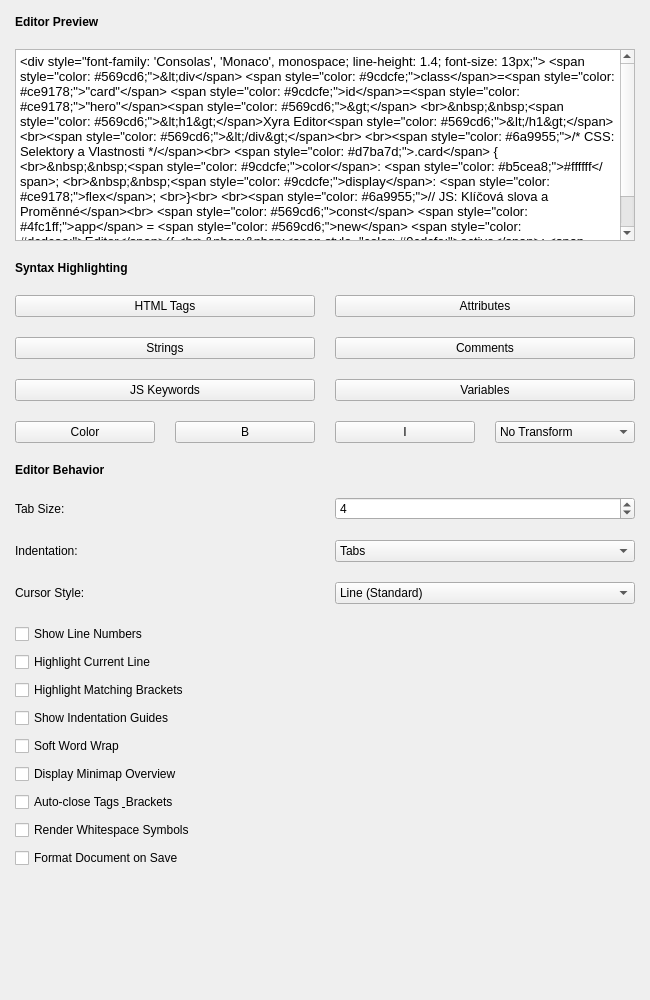
<?xml version="1.0" encoding="UTF-8"?>
<ui version="4.0">
 <class>sourcePage</class>
 <widget class="QWidget" name="sourcePage">
  <property name="geometry">
   <rect>
    <x>0</x>
    <y>0</y>
    <width>650</width>
    <height>1000</height>
   </rect>
  </property>
  <layout class="QVBoxLayout" name="mainLayout">
   <property name="spacing">
    <number>0</number>
   </property>
   <property name="margin" stdset="0">
    <number>0</number>
   </property>
   <item>
    <widget class="QScrollArea" name="sa_source_code">
     <property name="frameShape">
      <enum>QFrame::NoFrame</enum>
     </property>
     <property name="widgetResizable">
      <bool>true</bool>
     </property>
     <widget class="QWidget" name="sourceCodeScrollContent">
      <property name="geometry">
       <rect>
        <x>0</x>
        <y>0</y>
        <width>650</width>
        <height>1000</height>
       </rect>
      </property>
      <layout class="QVBoxLayout" name="sourceCodeScrollLayout">
       <property name="spacing">
        <number>20</number>
       </property>
       <property name="margin" stdset="0">
        <number>15</number>
       </property>
       <item>
        <widget class="QLabel" name="l_pre">
         <property name="text">
          <string>&lt;b&gt;Editor Preview&lt;/b&gt;</string>
         </property>
        </widget>
       </item>
       <item>
        <widget class="QTextEdit" name="te_preview">
         <property name="minimumSize">
          <size>
           <width>0</width>
           <height>140</height>
          </size>
         </property>
         <property name="readOnly">
          <bool>true</bool>
         </property>
         <property name="html">
          <string>&lt;!DOCTYPE HTML PUBLIC &quot;-//W3C//DTD HTML 4.0//EN&quot; &quot;http://www.w3.org/TR/REC-html40/strict.dtd&quot;&gt;
&lt;html&gt;&lt;head&gt;&lt;meta name=&quot;qrichtext&quot; content=&quot;1&quot; /&gt;&lt;meta charset=&quot;utf-8&quot; /&gt;&lt;style type=&quot;text/css&quot;&gt;
p, li { white-space: pre-wrap; }
hr { height: 1px; border-width: 0; }
li.unchecked::marker { content: &quot;\2610&quot;; }
li.checked::marker { content: &quot;\2612&quot;; }
&lt;/style&gt;&lt;/head&gt;&lt;body style=&quot; font-family:'Ubuntu'; font-size:10pt; font-weight:400; font-style:normal;&quot;&gt;
&lt;p style=&quot; margin-top:0px; margin-bottom:0px; margin-left:0px; margin-right:0px; -qt-block-indent:0; text-indent:0px;&quot;&gt;&amp;lt;div style=&amp;quot;font-family: 'Consolas', 'Monaco', monospace; line-height: 1.4; font-size: 13px;&amp;quot;&amp;gt; &amp;lt;span style=&amp;quot;color: #569cd6;&amp;quot;&amp;gt;&amp;amp;lt;div&amp;lt;/span&amp;gt; &amp;lt;span style=&amp;quot;color: #9cdcfe;&amp;quot;&amp;gt;class&amp;lt;/span&amp;gt;=&amp;lt;span style=&amp;quot;color: #ce9178;&amp;quot;&amp;gt;&amp;quot;card&amp;quot;&amp;lt;/span&amp;gt; &amp;lt;span style=&amp;quot;color: #9cdcfe;&amp;quot;&amp;gt;id&amp;lt;/span&amp;gt;=&amp;lt;span style=&amp;quot;color: #ce9178;&amp;quot;&amp;gt;&amp;quot;hero&amp;quot;&amp;lt;/span&amp;gt;&amp;lt;span style=&amp;quot;color: #569cd6;&amp;quot;&amp;gt;&amp;amp;gt;&amp;lt;/span&amp;gt; &amp;lt;br&amp;gt;&amp;amp;nbsp;&amp;amp;nbsp;&amp;lt;span style=&amp;quot;color: #569cd6;&amp;quot;&amp;gt;&amp;amp;lt;h1&amp;amp;gt;&amp;lt;/span&amp;gt;Xyra Editor&amp;lt;span style=&amp;quot;color: #569cd6;&amp;quot;&amp;gt;&amp;amp;lt;/h1&amp;amp;gt;&amp;lt;/span&amp;gt; &amp;lt;br&amp;gt;&amp;lt;span style=&amp;quot;color: #569cd6;&amp;quot;&amp;gt;&amp;amp;lt;/div&amp;amp;gt;&amp;lt;/span&amp;gt;&amp;lt;br&amp;gt; &amp;lt;br&amp;gt;&amp;lt;span style=&amp;quot;color: #6a9955;&amp;quot;&amp;gt;/* CSS: Selektory a Vlastnosti */&amp;lt;/span&amp;gt;&amp;lt;br&amp;gt; &amp;lt;span style=&amp;quot;color: #d7ba7d;&amp;quot;&amp;gt;.card&amp;lt;/span&amp;gt; { &amp;lt;br&amp;gt;&amp;amp;nbsp;&amp;amp;nbsp;&amp;lt;span style=&amp;quot;color: #9cdcfe;&amp;quot;&amp;gt;color&amp;lt;/span&amp;gt;: &amp;lt;span style=&amp;quot;color: #b5cea8;&amp;quot;&amp;gt;#ffffff&amp;lt;/span&amp;gt;; &amp;lt;br&amp;gt;&amp;amp;nbsp;&amp;amp;nbsp;&amp;lt;span style=&amp;quot;color: #9cdcfe;&amp;quot;&amp;gt;display&amp;lt;/span&amp;gt;: &amp;lt;span style=&amp;quot;color: #ce9178;&amp;quot;&amp;gt;flex&amp;lt;/span&amp;gt;; &amp;lt;br&amp;gt;}&amp;lt;br&amp;gt; &amp;lt;br&amp;gt;&amp;lt;span style=&amp;quot;color: #6a9955;&amp;quot;&amp;gt;// JS: Klíčová slova a Proměnné&amp;lt;/span&amp;gt;&amp;lt;br&amp;gt; &amp;lt;span style=&amp;quot;color: #569cd6;&amp;quot;&amp;gt;const&amp;lt;/span&amp;gt; &amp;lt;span style=&amp;quot;color: #4fc1ff;&amp;quot;&amp;gt;app&amp;lt;/span&amp;gt; = &amp;lt;span style=&amp;quot;color: #569cd6;&amp;quot;&amp;gt;new&amp;lt;/span&amp;gt; &amp;lt;span style=&amp;quot;color: #dcdcaa;&amp;quot;&amp;gt;Editor&amp;lt;/span&amp;gt;({ &amp;lt;br&amp;gt;&amp;amp;nbsp;&amp;amp;nbsp;&amp;lt;span style=&amp;quot;color: #9cdcfe;&amp;quot;&amp;gt;active&amp;lt;/span&amp;gt;: &amp;lt;span style=&amp;quot;color: #569cd6;&amp;quot;&amp;gt;true&amp;lt;/span&amp;gt;, &amp;lt;br&amp;gt;&amp;amp;nbsp;&amp;amp;nbsp;&amp;lt;span style=&amp;quot;color: #9cdcfe;&amp;quot;&amp;gt;version&amp;lt;/span&amp;gt;: &amp;lt;span style=&amp;quot;color: #b5cea8;&amp;quot;&amp;gt;2.0&amp;lt;/span&amp;gt; &amp;lt;br&amp;gt;});&lt;/p&gt;&lt;/body&gt;&lt;/html&gt;</string>
         </property>
        </widget>
       </item>
       <item>
        <widget class="QLabel" name="l_syn">
         <property name="text">
          <string>&lt;b&gt;Syntax Highlighting&lt;/b&gt;</string>
         </property>
        </widget>
       </item>
       <item>
        <layout class="QGridLayout" name="grid_syntax">
         <item row="0" column="0">
          <widget class="QPushButton" name="btn_sel_tags">
           <property name="text">
            <string>HTML Tags</string>
           </property>
           <property name="checkable">
            <bool>true</bool>
           </property>
          </widget>
         </item>
         <item row="0" column="1">
          <widget class="QPushButton" name="btn_sel_attrs">
           <property name="text">
            <string>Attributes</string>
           </property>
           <property name="checkable">
            <bool>true</bool>
           </property>
          </widget>
         </item>
         <item row="1" column="0">
          <widget class="QPushButton" name="btn_sel_strings">
           <property name="text">
            <string>Strings</string>
           </property>
           <property name="checkable">
            <bool>true</bool>
           </property>
          </widget>
         </item>
         <item row="1" column="1">
          <widget class="QPushButton" name="btn_sel_comments">
           <property name="text">
            <string>Comments</string>
           </property>
           <property name="checkable">
            <bool>true</bool>
           </property>
          </widget>
         </item>
         <item row="2" column="0">
          <widget class="QPushButton" name="btn_sel_keywords">
           <property name="text">
            <string>JS Keywords</string>
           </property>
           <property name="checkable">
            <bool>true</bool>
           </property>
          </widget>
         </item>
         <item row="2" column="1">
          <widget class="QPushButton" name="btn_sel_variables">
           <property name="text">
            <string>Variables</string>
           </property>
           <property name="checkable">
            <bool>true</bool>
           </property>
          </widget>
         </item>
        </layout>
       </item>
       <item>
        <layout class="QHBoxLayout" name="lay_tools">
         <item>
          <widget class="QPushButton" name="btn_style_color">
           <property name="text">
            <string>Color</string>
           </property>
          </widget>
         </item>
         <item>
          <widget class="QPushButton" name="btn_style_bold">
           <property name="text">
            <string>B</string>
           </property>
           <property name="checkable">
            <bool>true</bool>
           </property>
          </widget>
         </item>
         <item>
          <widget class="QPushButton" name="btn_style_italic">
           <property name="text">
            <string>I</string>
           </property>
           <property name="checkable">
            <bool>true</bool>
           </property>
          </widget>
         </item>
         <item>
          <widget class="QComboBox" name="cb_style_transform">
           <item>
            <property name="text">
             <string>No Transform</string>
            </property>
           </item>
           <item>
            <property name="text">
             <string>UPPERCASE</string>
            </property>
           </item>
           <item>
            <property name="text">
             <string>lowercase</string>
            </property>
           </item>
          </widget>
         </item>
        </layout>
       </item>
       <item>
        <widget class="QLabel" name="l_beh">
         <property name="text">
          <string>&lt;b&gt;Editor Behavior&lt;/b&gt;</string>
         </property>
        </widget>
       </item>
       <item>
        <layout class="QGridLayout" name="grid_beh">
         <item row="0" column="0">
          <widget class="QLabel" name="l_t">
           <property name="text">
            <string>Tab Size:</string>
           </property>
          </widget>
         </item>
         <item row="0" column="1">
          <widget class="QSpinBox" name="sb_tab_size">
           <property name="value">
            <number>4</number>
           </property>
          </widget>
         </item>
         <item row="1" column="0">
          <widget class="QLabel" name="l_i">
           <property name="text">
            <string>Indentation:</string>
           </property>
          </widget>
         </item>
         <item row="1" column="1">
          <widget class="QComboBox" name="cb_indent_style">
           <item>
            <property name="text">
             <string>Tabs</string>
            </property>
           </item>
           <item>
            <property name="text">
             <string>Spaces</string>
            </property>
           </item>
          </widget>
         </item>
         <item row="2" column="0">
          <widget class="QLabel" name="l_cur">
           <property name="text">
            <string>Cursor Style:</string>
           </property>
          </widget>
         </item>
         <item row="2" column="1">
          <widget class="QComboBox" name="cb_cursor_style">
           <item>
            <property name="text">
             <string>Line (Standard)</string>
            </property>
           </item>
           <item>
            <property name="text">
             <string>Block (Retro)</string>
            </property>
           </item>
           <item>
            <property name="text">
             <string>Underline</string>
            </property>
           </item>
          </widget>
         </item>
        </layout>
       </item>
       <item>
        <layout class="QVBoxLayout" name="lay_feat">
         <property name="spacing">
          <number>8</number>
         </property>
         <item>
          <widget class="QCheckBox" name="chk_line_numbers">
           <property name="text">
            <string>Show Line Numbers</string>
           </property>
          </widget>
         </item>
         <item>
          <widget class="QCheckBox" name="chk_highlight_line">
           <property name="text">
            <string>Highlight Current Line</string>
           </property>
          </widget>
         </item>
         <item>
          <widget class="QCheckBox" name="chk_match_brackets">
           <property name="text">
            <string>Highlight Matching Brackets</string>
           </property>
          </widget>
         </item>
         <item>
          <widget class="QCheckBox" name="chk_indent_guides">
           <property name="text">
            <string>Show Indentation Guides</string>
           </property>
          </widget>
         </item>
         <item>
          <widget class="QCheckBox" name="chk_word_wrap">
           <property name="text">
            <string>Soft Word Wrap</string>
           </property>
          </widget>
         </item>
         <item>
          <widget class="QCheckBox" name="chk_minimap">
           <property name="text">
            <string>Display Minimap Overview</string>
           </property>
          </widget>
         </item>
         <item>
          <widget class="QCheckBox" name="chk_auto_close">
           <property name="text">
            <string>Auto-close Tags &amp; Brackets</string>
           </property>
          </widget>
         </item>
         <item>
          <widget class="QCheckBox" name="chk_whitespace">
           <property name="text">
            <string>Render Whitespace Symbols</string>
           </property>
          </widget>
         </item>
         <item>
          <widget class="QCheckBox" name="chk_format_save">
           <property name="text">
            <string>Format Document on Save</string>
           </property>
          </widget>
         </item>
        </layout>
       </item>
       <item>
        <spacer name="v_sp">
         <property name="orientation">
          <enum>Qt::Vertical</enum>
         </property>
         <property name="sizeHint" stdset="0">
          <size>
           <width>0</width>
           <height>0</height>
          </size>
         </property>
        </spacer>
       </item>
      </layout>
     </widget>
    </widget>
   </item>
  </layout>
 </widget>
 <resources/>
 <connections/>
</ui>
